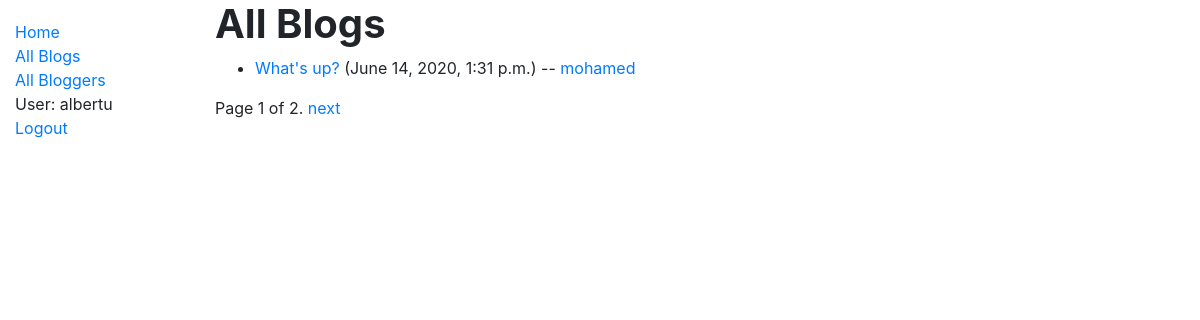
Page /blog/all (signed in) on the committed database.
### blog/models.py (models this page shows, shortened)
class Blog(models.Model):
    post = models.CharField(max_length=200)
    author = models.ForeignKey(Author, on_delete=models.SET_NULL, null=True, blank=True)
    description = models.TextField()
    date = models.DateTimeField(auto_now=True)
    def get_absolute_url(self):
        return reverse('blog-detail', args=[str(self.id)])

class Author(models.Model):
    name = models.OneToOneField(User, on_delete=models.SET_NULL, null=True)
    bio = models.TextField()
    class Meta:
        ordering = ['name']
    def __str__(self):
        return self.name.username
    def get_absolute_url(self):
        return reverse('author-detail', args=[str(self.id)])

### blog/views.py (the view)
# urls.py: path('all', views.BlogListView.as_view(), name='blogs'),
class BlogListView(generic.ListView):
    model = Blog
    paginate_by = 1

### blog/templates/blog/blog_list.html
{% extends "base_generic.html" %}
{% block content %}
  <h1><strong>All Blogs</strong></h1>
  {% if blog_list %}
  <ul>
    {% for blog in blog_list %}
      <li>
        <a href="{{ blog.get_absolute_url }}">{{ blog.post }}</a> ({{blog.date}}) -- <a href="{{ blog.author.get_absolute_url }}">{{ blog.author }}</a>
      </li>
    {% endfor %}
  </ul>
  {% else %}
    <p>There are no posts in this blog.</p>
  {% endif %}
{% endblock %}

### blog/templates/base_generic.html (shortened to what this page needs)
<!DOCTYPE html>
<html lang="en">
<head>
  <link rel="stylesheet" href="https://stackpath.bootstrapcdn.com/bootstrap/4.1.3/css/bootstrap.min.css">
  {% load static %}
  <link rel="stylesheet" href="{% static 'css/styles.css' %}">
</head>
<body>
  <div class="container-fluid">
    <div class="row">
      <div class="col-sm-2">
      {% block sidebar %}
        <ul class="sidebar-nav">
            <li><a href="{% url 'index' %}">Home</a></li>
            <li><a href="{% url 'blogs' %}">All Blogs</a></li>
            <li><a href="{% url 'bloggers' %}">All Bloggers</a></li>
            {% if user.is_authenticated %}
            <li>User: {{ user.get_username }}</li>
            <li><a href="{% url 'logout'%}?next={{request.path}}">Logout</a></li>
            {% else %}
            <li><a href="{% url 'login'%}?next={{request.path}}">Login</a></li>
            {% endif %}
        </ul>
     {% endblock %}
      </div>
      <div class="col-sm-10 ">
      {% block content %}{% endblock %}
      {% block pagination %}
      {% if is_paginated %}
        <div class="pagination">
            <span class="page-links">
                <span class="page-current">
                    Page {{ page_obj.number }} of {{ page_obj.paginator.num_pages }}.
                </span>
                {% if page_obj.has_next %}
                    <a href="{{ request.path }}?page={{ page_obj.next_page_number }}">next</a>
                {% endif %}
            </span>
        </div>
        {% endif %}
        {% endblock %}
      </div>
    </div>
  </div>
</body>
</html>

### blog/static/css/styles.css (style rules this page uses)
.sidebar-nav { margin-top: 20px; padding: 0; list-style: none; }

### rows in the picture
Blog: post "What's up?", date "June 14, 2020, 1:31 p.m.", author "mohamed"

### other values in the picture
{{ user.get_username }} "albertu"
{{ page_obj.number }} "1"
{{ page_obj.paginator.num_pages }} "2"
